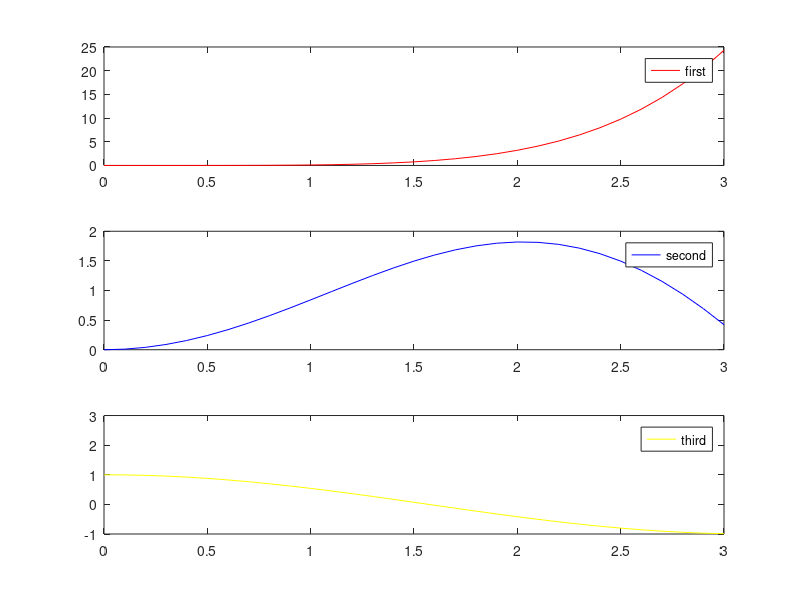

The MATLAB script that drew this image:
clear all;
clf;
clc;
title("Different plots")
subplot(3,1,1)
x = 0:0.1:3;
y1 = power(x, 5) / 10;
plot(x, y1, "red", LineWidth=5, LineStyle="--")
legend("first")
hold on;
subplot(3,1,2)
y2 = x.*sin(x);
plot(x, y2, "blue", LineWidth=2, LineStyle=":")
legend("second")
y3 = cos(x);
subplot(3,1,3)
plot(x, y3, "yellow", LineWidth=3, LineStyle="-.")
legend("third")
